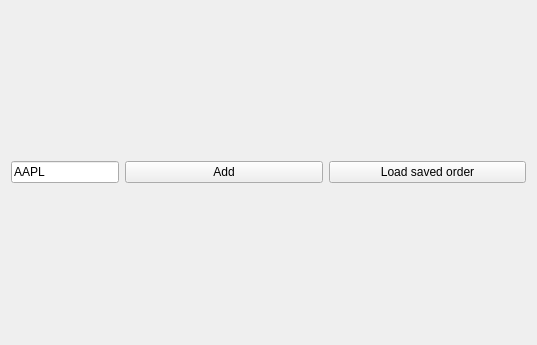
<?xml version="1.0" encoding="UTF-8"?>
<ui version="4.0">
 <class>Form</class>
 <widget class="QWidget" name="Form">
  <property name="geometry">
   <rect>
    <x>0</x>
    <y>0</y>
    <width>537</width>
    <height>345</height>
   </rect>
  </property>
  <property name="windowTitle">
   <string>Form</string>
  </property>
  <layout class="QGridLayout" name="gridLayout">
   <item row="0" column="0">
    <widget class="QLineEdit" name="ticker1Input">
     <property name="sizePolicy">
      <sizepolicy hsizetype="Fixed" vsizetype="Fixed">
       <horstretch>0</horstretch>
       <verstretch>0</verstretch>
      </sizepolicy>
     </property>
     <property name="text">
      <string>AAPL</string>
     </property>
    </widget>
   </item>
   <item row="0" column="1">
    <widget class="QPushButton" name="startRealtime1Button">
     <property name="text">
      <string>Add</string>
     </property>
    </widget>
   </item>
   <item row="0" column="2">
    <widget class="QPushButton" name="loadSavedLayoutButton">
     <property name="text">
      <string>Load saved order</string>
     </property>
    </widget>
   </item>
   <item row="1" column="0" colspan="3">
    <layout class="QVBoxLayout" name="tableBox1">
     <property name="sizeConstraint">
      <enum>QLayout::SetDefaultConstraint</enum>
     </property>
    </layout>
   </item>
  </layout>
 </widget>
 <resources/>
 <connections/>
</ui>
